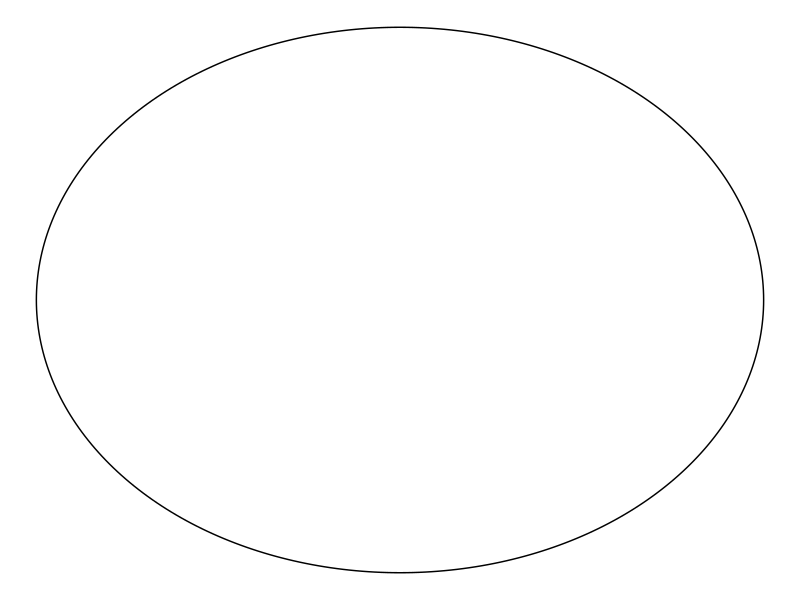
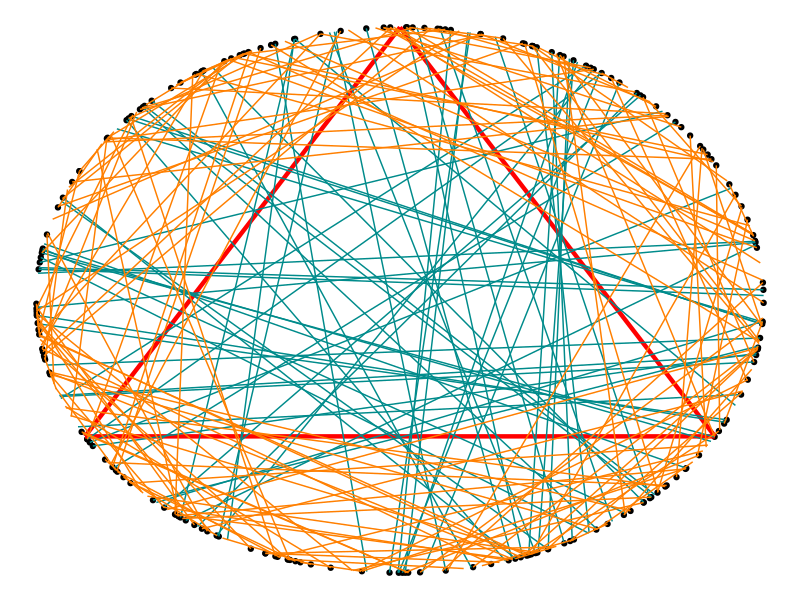
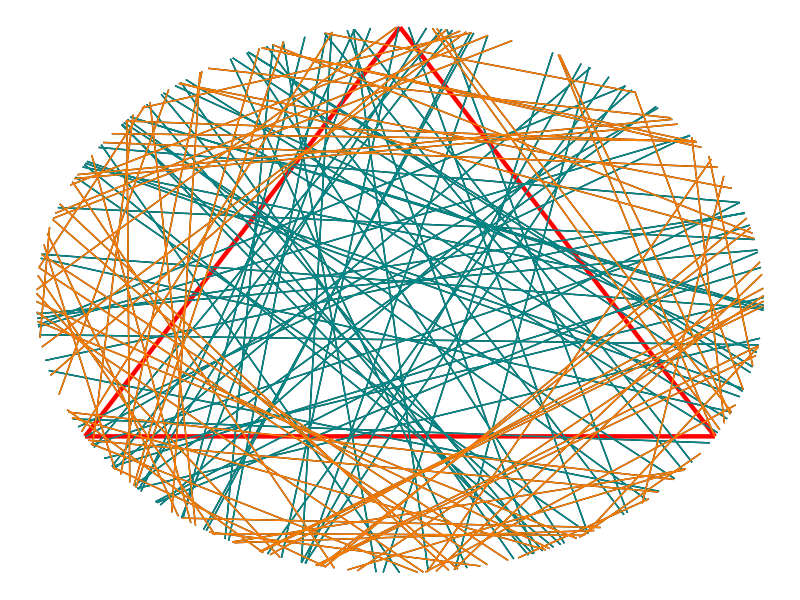
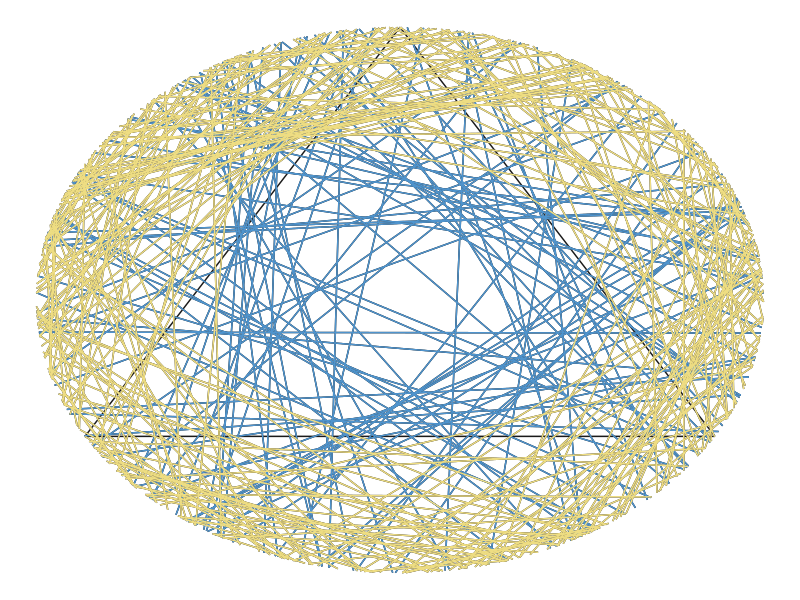
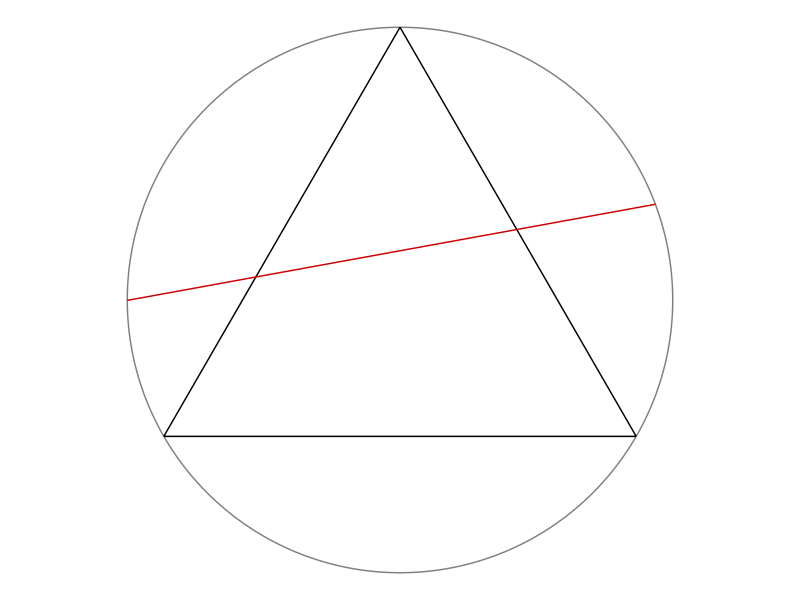

R code for these plots, in order:
# Instruction to students: You may clear the code in this file and replace it
# with your own.

library(tidyverse)
library(ggforce)
theme_set(theme_void())

# Draw a random chord in a unit circle centred at origin -----------------------

# Coordinates of equilateral triangle
eqtri_df <- tibble(
  x    = c(0, sqrt(3) / 2, -sqrt(3) / 2),
  y    = c(1, -0.5, -0.5),
  xend = c(sqrt(3) / 2, -sqrt(3) / 2, 0),
  yend = c(-0.5, -0.5, 1)
)

# Coordinates of random chord
rdmchr_df <- tibble(
  x    = 0.93636368,
  y    = 0.35103142,
  xend = -0.9999991,
  yend = -0.001326758
)

# Plot
p <- ggplot() +
  ggforce::geom_circle(aes(x0 = 0, y0 = 0, r = 1), col = "gray50") +
  geom_segment(data = eqtri_df, aes(x = x, y = y, xend = xend, yend = yend)) +
  geom_segment(data = rdmchr_df, aes(x = x, y = y, xend = xend, yend = yend),
               col = "red3") +
  coord_equal()

ggsave(p, file = "plot.png", height = 5, width = 7)

# Plot a circle
library(ggplot2)
library(ggforce)

data_circle <- data.frame(x0 = 0,
                          y0 = 0,
                          r = 1)

ggplot(data = data_circle, aes(x = x0, y = y0)) + 
  geom_circle(data = data_circle, aes(x0 = x0, y0 = y0, r=r))


# METHOD A (Random Endpoints) --------------------------------------------------
library(tidyverse)
library(ggforce)
library(ggplot2)
library(dplyr)

n <- 200 # number of chords - can change this

theta_1 <- runif(n, 0, 2*pi)
theta_2 <- runif(n, 0, 2*pi)
endpoint <- tibble(
  x1 = cos(theta_1),
  y1 = sin(theta_1),
  x2 = cos(theta_2),
  y2 = sin(theta_2))

eqtri_df <- tibble(
  x    = c(0, sqrt(3) / 2, -sqrt(3) / 2),
  y    = c(1, -0.5, -0.5),
  xend = c(sqrt(3) / 2, -sqrt(3) / 2, 0),
  yend = c(-0.5, -0.5, 1))

circle <- mutate(.data = endpoint, l = sqrt((x2 - x1)^2 + (y2 - y1)^2)) # add new column l

eqtri_df_new <- mutate(.data = eqtri_df, s = sqrt((xend - x)^2 + (yend - y)^2)) # add new column s

final_eqtri_df_new <- slice(.data = eqtri_df_new, 1) # only need 1 row as reference

s <- final_eqtri_df_new$s

final_table <- bind_cols(circle, s)
colnames(final_table)[6]  <- "s"

compare <- select(.data = final_table, l, s)
longer <- filter(.data = final_table, l > s)
shorter <- filter(.data = final_table, l < s)
print(longer)
chords_longer <- print(nrow(longer))

ggplot(data = endpoint, aes(x = x1, y = y1)) +
  #ggplot(data = data_circle, aes(x = x0, y = y0)) +
  #geom_circle(data = data_circle, aes(x0 = x0, y0 = y0, r=r)) +
  geom_point() + 
  geom_segment(data = eqtri_df, aes(x = x, y = y, xend = xend, yend = yend), col = "red", lwd = 1.5) +
  geom_segment(data = longer , aes(x = x1, y = y1, xend = x2, yend = y2), col = "darkcyan") + 
  geom_segment(data = shorter , aes(x = x1, y = y1, xend = x2, yend = y2), col = "darkorange1") 
#+
 #  + 
 # geom_circle(data = data_circle, aes(x0 = x0, y0 = y0, r=r))

# Using Principle of Indifference
prob = chords_longer/n
print(prob)


# METHOD B (Random Radial Points) ----------------------------------------------
library(tidyverse)
library(ggforce)
library(ggplot2)
library(dplyr)

n <- 150 # number of chords - can change this
r <- 1

theta_3 <- runif(n, 0, 2*pi) #runif to randomise angles
P <- runif(n,0,r) #runif to randomise radius
Q <- sqrt(r^2-P^2) 

# coordinates of random radial points
endpoint <- tibble(
  x1 = P*cos(theta_3)+ Q*sin(theta_3),
  y1 = P*sin(theta_3)- Q*cos(theta_3),
  x2 = P*cos(theta_3)- Q*sin(theta_3),
  y2 = P*sin(theta_3)+ Q*cos(theta_3))

# coordinates of equilateral triangle
eqtri_df <- tibble(
  x    = c(0, sqrt(3) / 2, -sqrt(3) / 2),
  y    = c(1, -0.5, -0.5),
  xend = c(sqrt(3) / 2, -sqrt(3) / 2, 0),
  yend = c(-0.5, -0.5, 1))

# new data for any random chord l and size s of triangle's lengths
endpoint_new <- mutate(.data = endpoint, l = sqrt((x2-x1)^2+(y2-y1)^2))
eqtri_df_new <- mutate(.data = eqtri_df, s = sqrt((xend-x)^2+(yend-y)^2))


final_eqtri_df_new <- slice(.data = eqtri_df_new, 1) # only need 1 row as reference

s <- final_eqtri_df_new$s #rename as s

final_table <- bind_cols(endpoint_new, s)
colnames(final_table)[6]  <- "s"

# Comparing lengths l and s
compare <- select(.data = final_table, l, s)
longer <- filter(.data = final_table, l > s)
shorter <- filter(.data = final_table, l < s)
print(longer) #only printing chords longer than side s of equilateral triangle
chords_longer <- print(nrow(longer))

# Plot triangle and chords
ggplot() +
  geom_segment(data = endpoint, aes(x = x1, y = y1,xend = x2, yend = y2)) + 
  geom_segment(data = eqtri_df, aes(x = x, y = y, xend = xend, yend = yend), col = "red", lwd = 1.5) +
  geom_segment(data = longer , aes(x = x1, y = y1, xend = x2, yend = y2), col = "darkcyan") + 
  geom_segment(data = shorter , aes(x = x1, y = y1, xend = x2, yend = y2), col = "darkorange1") 



# METHOD C (Random Midpoints) --------------------------------------------------
library(tidyverse)
library(ggforce)
library(ggplot2)
library(dplyr)

n <- 300
r <- 1

theta_C <- runif(n, 0, 2*pi)
V <- runif(n, 0, 1)
V1 <- sqrt(V)
U <- sqrt(r^2 - V1^2)

end_point <- tibble(
  x1 = V1*cos(theta_C) + U*sin(theta_C),
  y1 = V1*sin(theta_C) - U*cos(theta_C),
  x2 = V1*cos(theta_C) - U*sin(theta_C),
  y2 = V1*sin(theta_C) + U*cos(theta_C))

eqtri_df <- tibble(
  x    = c(0, sqrt(3) / 2, -sqrt(3) / 2),
  y    = c(1, -0.5, -0.5),
  xend = c(sqrt(3) / 2, -sqrt(3) / 2, 0),
  yend = c(-0.5, -0.5, 1))

end_point_new <- mutate(.data = end_point, l = sqrt((x2 - x1)^2 + (y2 - y1)^2))
eqtri_df_new <- mutate(.data = eqtri_df, s = sqrt((xend - x)^2 + (yend - y)^2))

final_eqtri_df_new <- slice(.data = eqtri_df_new, 1) # only need 1 row as reference

s <- final_eqtri_df_new$s

final_table <- bind_cols(end_point_new, s)
colnames(final_table)[6]  <- "s"

compare <- select(.data = final_table, l, s)
longer <- filter(.data = final_table, l > s)
shorter <- filter(.data = final_table, l < s)
print(longer)
chords_longer <- print(nrow(longer))

# Plot 
ggplot() +
  geom_segment(data = end_point, aes(x = x1, y = y1, xend = x2, yend = y2)) +
  geom_segment(data = eqtri_df, aes(x = x, y = y, xend = xend, yend = yend), col = "grey10") +
  geom_segment(data = longer , aes(x = x1, y = y1, xend = x2, yend = y2), col = "steelblue3") + 
  geom_segment(data = shorter , aes(x = x1, y = y1, xend = x2, yend = y2), col = "lightgoldenrod") 

# Calculate probability 
prob = chords_longer/n
print(prob)
